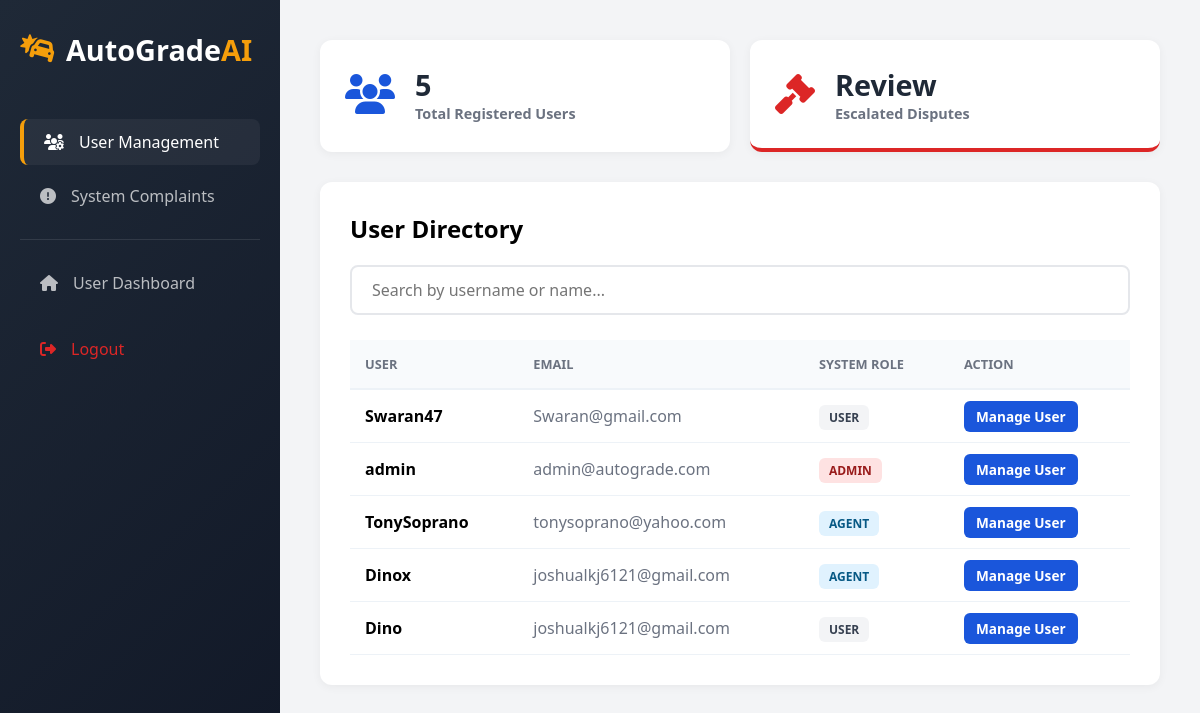
The page /system-admin/ (signed in) on the database its author committed.
### my_admin/models.py (models this page shows, shortened)
class UserProfile(models.Model):
    user = models.OneToOneField(User, on_delete=models.CASCADE)
    ROLE_CHOICES = (
        ('User', 'Standard User'),
        ('Agent', 'Insurance Agent'),
        ('Admin', 'System Administrator'),
    )
    role = models.CharField(max_length=10, choices=ROLE_CHOICES, default='User')
    company = models.ForeignKey(
        InsuranceCompany,
        on_delete=models.SET_NULL,
        null=True,
        blank=True
    )

### my_admin/views.py (the view)
# urls.py: path('system-admin/', views.admin_panel, name='admin_panel'),
@login_required
def admin_panel(request):
    if request.user.userprofile.role != 'Admin':
        return redirect('admin_dashboard')
    search_query = request.GET.get('search', '').strip()
    profiles = UserProfile.objects.all()
    if search_query:
        profiles = profiles.filter(user__username__icontains=search_query) | profiles.filter(
            user__first_name__icontains=search_query)
    return render(request, "AdminPanel.html", {'profiles': profiles, 'search_query': search_query})

### my_admin/templates/AdminPanel.html (shortened to what this page needs)
<!DOCTYPE html>
<html lang="en">
<head>
    <link rel="stylesheet" href="https://cdnjs.cloudflare.com/ajax/libs/font-awesome/6.4.0/css/all.min.css">
</head>
<body>
    <div class="sidebar">
        <div class="sidebar-header">
            <div class="logo"><i class="fas fa-car-crash"></i><span>AutoGrade<span>AI</span></span></div>
        </div>
        <div class="nav-menu">
            <a href="{% url 'admin_panel' %}" class="nav-item active">
                <i class="fas fa-users-cog"></i><span>User Management</span>
            </a>
            <a href="{% url 'admin_complaints_view' %}" class="nav-item">
                <i class="fas fa-exclamation-circle"></i><span>System Complaints</span>
            </a>
            <hr style="border: 0; border-top: 1px solid rgba(255,255,255,0.1); margin: 20px 0;">
            <a href="{% url 'admin_dashboard' %}" class="nav-item">
                <i class="fas fa-home"></i><span>User Dashboard</span>
            </a>
            <a href="{% url 'my_logout' %}" class="nav-item" style="color: var(--danger); margin-top: 20px;">
                <i class="fas fa-sign-out-alt"></i><span>Logout</span>
            </a>
        </div>
    </div>
    <div class="main-content">
        <div class="stats-grid">
            <div class="stat-card">
                <i class="fas fa-users"></i>
                <div class="stat-info">
                    <h3>{{ profiles.count }}</h3>
                    <p>Total Registered Users</p>
                </div>
            </div>
            <a href="{% url 'admin_complaints_view' %}" class="stat-card complaints">
                <i class="fas fa-gavel"></i>
                <div class="stat-info">
                    <h3>Review</h3>
                    <p>Escalated Disputes</p>
                </div>
            </a>
        </div>
        <div class="table-container">
            <h2 style="margin-bottom: 20px;">User Directory</h2>
            <form method="GET" action="{% url 'admin_panel' %}">
                <input type="text" name="search" class="search-bar" placeholder="Search by username or name..." value="{{ search_query }}">
            </form>
            <table>
                <thead>
                    <tr>
                        <th>User</th>
                        <th>Email</th>
                        <th>System Role</th>
                        <th>Action</th>
                    </tr>
                </thead>
                <tbody>
                    {% for p in profiles %}
                    <tr>
                        <td style="font-weight: 600;">{{ p.user.username }}</td>
                        <td style="color: var(--gray);">{{ p.user.email }}</td>
                        <td>
                            <span class="role-badge {% if p.role == 'Admin' %}role-admin{% elif p.role == 'Agent' %}role-agent{% else %}role-user{% endif %}">
                                {{ p.role|upper }}
                            </span>
                        </td>
                        <td>
                            <a href="{% url 'user_detail' p.id %}" class="btn-view">Manage User</a>
                        </td>
                    </tr>
                    {% endfor %}
                </tbody>
            </table>
        </div>
    </div>
</body>
</html>

### my_admin/templates/AdminPanel.html (style rules this page uses)
* { margin: 0; padding: 0; box-sizing: border-box; font-family: 'Segoe UI', Tahoma, Geneva, Verdana, sans-serif; }
:root { --primary: #1a56db; --primary-dark: #1e429f; --secondary: #f59e0b; --dark: #1f2937; --light: #f9fafb; --gray: #6b7280; --danger: #dc2626; --success: #10b981; --transition: all 0.3s ease; }
body { background-color: #f3f4f6; display: flex; min-height: 100vh; }
.sidebar { width: 280px; background: linear-gradient(135deg, var(--dark) 0%, #111827 100%); color: white; position: fixed; height: 100vh; padding: 30px 20px; z-index: 100; }
.sidebar-header .logo { display: flex; align-items: center; gap: 10px; font-size: 1.8rem; font-weight: 700; color: white; margin-bottom: 30px; }
.sidebar-header .logo i { color: var(--secondary); }
.sidebar-header .logo span span { color: var(--secondary); }
.nav-menu { padding: 20px 0; }
.nav-item { padding: 12px 20px; display: flex; align-items: center; gap: 15px; color: rgba(255,255,255,0.7); text-decoration: none; transition: var(--transition); border-radius: 8px; margin-bottom: 8px; }
.nav-item:hover, .nav-item.active { background: rgba(255,255,255,0.1); color: white; }
.nav-item.active { border-left: 4px solid var(--secondary); background: rgba(255,255,255,0.05); }
.main-content { flex: 1; margin-left: 280px; padding: 40px; }
.stats-grid { display: grid; grid-template-columns: repeat(auto-fit, minmax(240px, 1fr)); gap: 20px; margin-bottom: 30px; }
.stat-card { background: white; padding: 25px; border-radius: 12px; box-shadow: 0 2px 10px rgba(0,0,0,0.05); display: flex; align-items: center; gap: 20px; border-bottom: 4px solid transparent; text-decoration: none; transition: 0.3s; }
.stat-card.complaints { border-bottom-color: var(--danger); }
.stat-card i { font-size: 2.5rem; color: var(--primary); }
.stat-card.complaints i { color: var(--danger); }
.stat-info h3 { font-size: 1.8rem; color: var(--dark); }
.stat-info p { color: var(--gray); font-size: 0.9rem; font-weight: 600; }
.table-container { background: white; border-radius: 12px; padding: 30px; box-shadow: 0 2px 10px rgba(0,0,0,0.05); }
.search-bar { width: 100%; padding: 12px 20px; border: 2px solid #e5e7eb; border-radius: 8px; margin-bottom: 25px; font-size: 1rem; }
table { width: 100%; border-collapse: collapse; }
th { text-align: left; padding: 15px; background: #f8fafc; color: var(--gray); font-size: 0.8rem; text-transform: uppercase; border-bottom: 2px solid #edf2f7; }
td { padding: 15px; border-bottom: 1px solid #edf2f7; vertical-align: middle; }
.role-badge { padding: 4px 10px; border-radius: 6px; font-size: 0.75rem; font-weight: 700; }
.role-admin { background: #fee2e2; color: #991b1b; }
.role-agent { background: #e0f2fe; color: #075985; }
.role-user { background: #f3f4f6; color: #374151; }
.btn-view { padding: 6px 12px; background: var(--primary); color: white; text-decoration: none; border-radius: 6px; font-size: 0.85rem; font-weight: 600; }

### rows shown on the page
UserProfile: user.username "Swaran47", user.email "Swaran@gmail.com", role "USER"
UserProfile: user.username "admin", user.email "admin@autograde.com", role "ADMIN"
UserProfile: user.username "TonySoprano", user.email "tonysoprano@yahoo.com", role "AGENT"
UserProfile: user.username "Dinox", user.email "joshualkj6121@gmail.com", role "AGENT"
UserProfile: user.username "Dino", user.email "joshualkj6121@gmail.com", role "USER"

### other values the page prints
{{ profiles.count }} "5"
